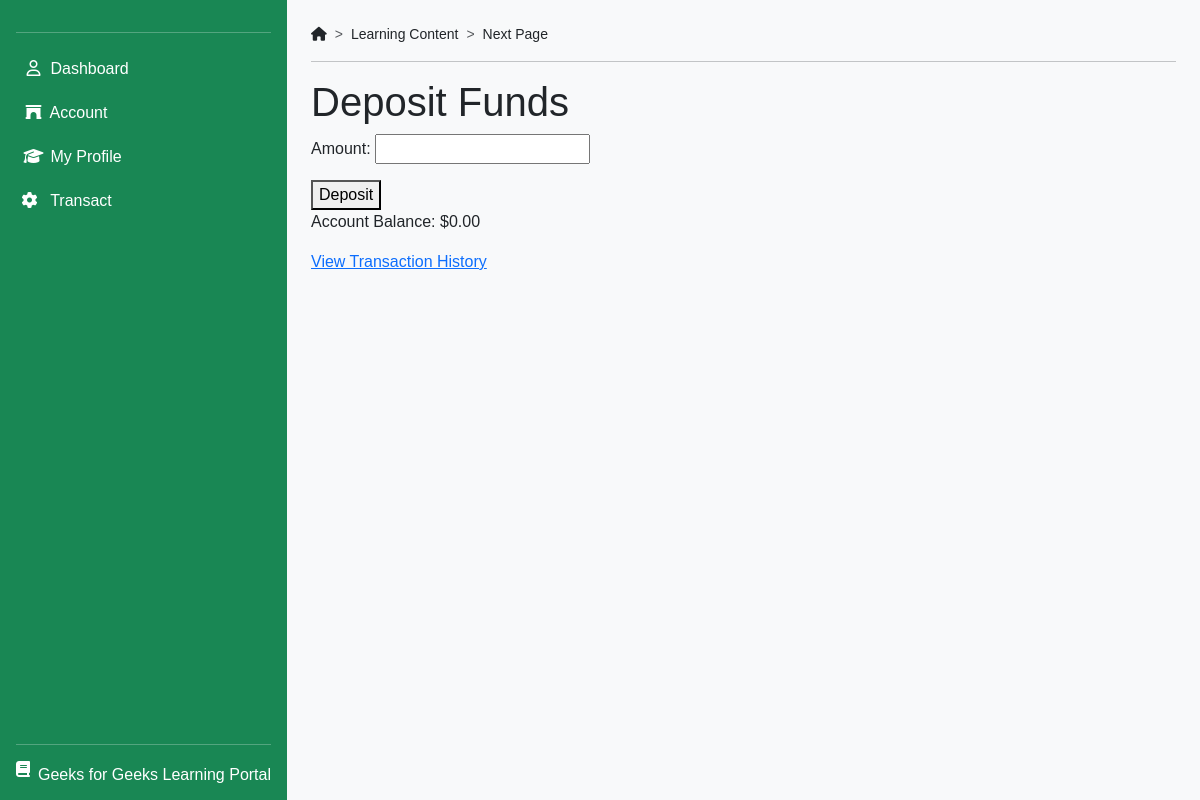
The page /account/deposit/ (signed in) on the database as committed earlier.
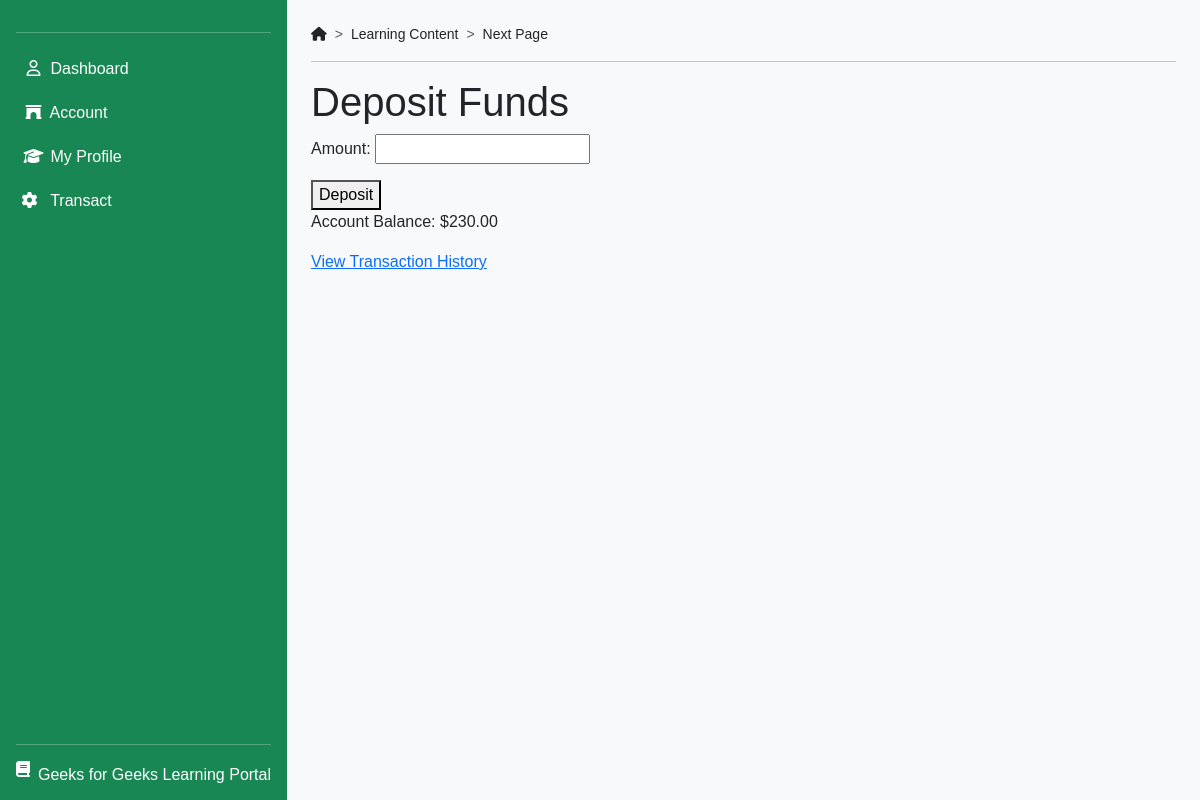
The same page on the database as committed later.
### core/models.py (models this page shows, shortened)
class Account(models.Model):
    user = models.OneToOneField(CustomUser, on_delete=models.CASCADE, related_name='account')
    balance = models.DecimalField(max_digits=12, decimal_places=2, default=0.00)
    account_no = models.CharField(max_length=12, editable=False, unique=True)

### core/views.py (the view)
# urls.py: path('account/deposit/', views.deposit_view, name='deposit'),
@login_required
def deposit_view(request):
    account = request.user.account
    if request.method == 'POST':
        form = DepositForm(request.POST)
        if form.is_valid():
            with transaction.atomic():
                transaction_record = form.save(commit=False)
                transaction_record.account = account
                transaction_record.transaction_type = 'deposit'
                transaction_record.save()
                account.balance += transaction_record.amount
                account.save()
            return redirect('transaction_history')
    else:
        form = DepositForm()
    return render(request, 'accounts/deposit.html', {'form': form, 'account': account})

### core/forms.py
class DepositForm(forms.ModelForm):
    class Meta:
        model = Transaction
        fields = ['amount']

### core/templates/accounts/deposit.html (shortened to what this page needs)
{% extends '../user_home.html' %}
{% block content %}
<h1>Deposit Funds</h1>
<form method="post">
    {{ form.as_p }}
    <button type="submit">Deposit</button>
</form>
<p>Account Balance: ${{ account.balance }}</p>
<a href="{% url 'transaction_history' %}">View Transaction History</a>
{% endblock %}

Rows that differ between the two databases and show on the page:
changed Account: balance "0.00" → "230.00"
